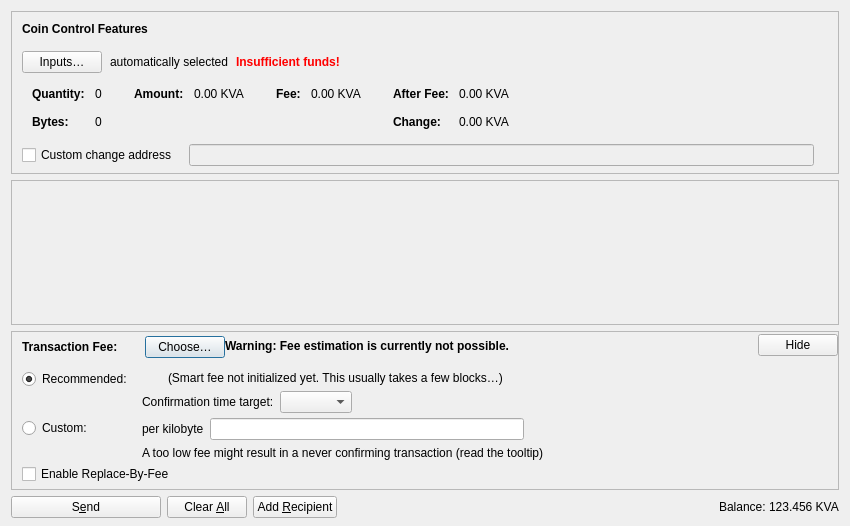
<?xml version="1.0" encoding="UTF-8"?>
<ui version="4.0">
 <class>SendCoinsDialog</class>
 <widget class="QDialog" name="SendCoinsDialog">
  <property name="geometry">
   <rect>
    <x>0</x>
    <y>0</y>
    <width>850</width>
    <height>526</height>
   </rect>
  </property>
  <property name="windowTitle">
   <string>Send Coins</string>
  </property>
  <layout class="QVBoxLayout" name="verticalLayout" stretch="0,1,0,0">
   <property name="bottomMargin">
    <number>8</number>
   </property>
   <item>
    <widget class="QFrame" name="frameCoinControl">
     <property name="sizePolicy">
      <sizepolicy hsizetype="Expanding" vsizetype="Expanding">
       <horstretch>0</horstretch>
       <verstretch>0</verstretch>
      </sizepolicy>
     </property>
     <property name="maximumSize">
      <size>
       <width>16777215</width>
       <height>16777215</height>
      </size>
     </property>
     <property name="frameShape">
      <enum>QFrame::StyledPanel</enum>
     </property>
     <property name="frameShadow">
      <enum>QFrame::Sunken</enum>
     </property>
     <layout class="QVBoxLayout" name="verticalLayoutCoinControl2">
      <property name="spacing">
       <number>0</number>
      </property>
      <property name="leftMargin">
       <number>0</number>
      </property>
      <property name="topMargin">
       <number>0</number>
      </property>
      <property name="rightMargin">
       <number>0</number>
      </property>
      <property name="bottomMargin">
       <number>6</number>
      </property>
      <item>
       <layout class="QVBoxLayout" name="verticalLayoutCoinControl" stretch="0,0,0,0,1">
        <property name="spacing">
         <number>0</number>
        </property>
        <property name="leftMargin">
         <number>10</number>
        </property>
        <property name="topMargin">
         <number>10</number>
        </property>
        <item>
         <layout class="QHBoxLayout" name="horizontalLayoutCoinControl1">
          <property name="bottomMargin">
           <number>15</number>
          </property>
          <item>
           <widget class="QLabel" name="labelCoinControlFeatures">
            <property name="sizePolicy">
             <sizepolicy hsizetype="Preferred" vsizetype="Maximum">
              <horstretch>0</horstretch>
              <verstretch>0</verstretch>
             </sizepolicy>
            </property>
            <property name="font">
             <font>
              <weight>75</weight>
              <bold>true</bold>
             </font>
            </property>
            <property name="styleSheet">
             <string notr="true">font-weight:bold;</string>
            </property>
            <property name="text">
             <string>Coin Control Features</string>
            </property>
           </widget>
          </item>
         </layout>
        </item>
        <item>
         <layout class="QHBoxLayout" name="horizontalLayoutCoinControl2" stretch="0,0,0,0">
          <property name="spacing">
           <number>8</number>
          </property>
          <property name="bottomMargin">
           <number>10</number>
          </property>
          <item>
           <widget class="QPushButton" name="pushButtonCoinControl">
            <property name="styleSheet">
             <string notr="true"/>
            </property>
            <property name="text">
             <string>Inputs…</string>
            </property>
            <property name="autoDefault">
             <bool>false</bool>
            </property>
           </widget>
          </item>
          <item>
           <widget class="QLabel" name="labelCoinControlAutomaticallySelected">
            <property name="text">
             <string>automatically selected</string>
            </property>
            <property name="margin">
             <number>5</number>
            </property>
           </widget>
          </item>
          <item>
           <widget class="QLabel" name="labelCoinControlInsuffFunds">
            <property name="font">
             <font>
              <weight>75</weight>
              <bold>true</bold>
             </font>
            </property>
            <property name="styleSheet">
             <string notr="true">color:red;font-weight:bold;</string>
            </property>
            <property name="text">
             <string>Insufficient funds!</string>
            </property>
            <property name="margin">
             <number>5</number>
            </property>
           </widget>
          </item>
          <item>
           <spacer name="horizontalSpacerCoinControl">
            <property name="orientation">
             <enum>Qt::Horizontal</enum>
            </property>
            <property name="sizeHint" stdset="0">
             <size>
              <width>40</width>
              <height>1</height>
             </size>
            </property>
           </spacer>
          </item>
         </layout>
        </item>
        <item>
         <widget class="QWidget" name="widgetCoinControl" native="true">
          <property name="sizePolicy">
           <sizepolicy hsizetype="Preferred" vsizetype="Preferred">
            <horstretch>0</horstretch>
            <verstretch>0</verstretch>
           </sizepolicy>
          </property>
          <property name="minimumSize">
           <size>
            <width>0</width>
            <height>0</height>
           </size>
          </property>
          <property name="styleSheet">
           <string notr="true"/>
          </property>
          <layout class="QHBoxLayout" name="horizontalLayoutCoinControl5">
           <property name="leftMargin">
            <number>0</number>
           </property>
           <property name="topMargin">
            <number>0</number>
           </property>
           <property name="rightMargin">
            <number>0</number>
           </property>
           <property name="bottomMargin">
            <number>0</number>
           </property>
           <item>
            <layout class="QHBoxLayout" name="horizontalLayoutCoinControl3" stretch="0,0,0,1">
             <property name="spacing">
              <number>20</number>
             </property>
             <property name="topMargin">
              <number>0</number>
             </property>
             <property name="bottomMargin">
              <number>10</number>
             </property>
             <item>
              <layout class="QFormLayout" name="formLayoutCoinControl1">
               <property name="labelAlignment">
                <set>Qt::AlignLeft|Qt::AlignVCenter</set>
               </property>
               <property name="horizontalSpacing">
                <number>10</number>
               </property>
               <property name="verticalSpacing">
                <number>14</number>
               </property>
               <property name="leftMargin">
                <number>10</number>
               </property>
               <property name="topMargin">
                <number>4</number>
               </property>
               <property name="rightMargin">
                <number>6</number>
               </property>
               <item row="0" column="0">
                <widget class="QLabel" name="labelCoinControlQuantityText">
                 <property name="font">
                  <font>
                   <weight>75</weight>
                   <bold>true</bold>
                  </font>
                 </property>
                 <property name="text">
                  <string>Quantity:</string>
                 </property>
                 <property name="margin">
                  <number>0</number>
                 </property>
                </widget>
               </item>
               <item row="0" column="1">
                <widget class="QLabel" name="labelCoinControlQuantity">
                 <property name="cursor">
                  <cursorShape>IBeamCursor</cursorShape>
                 </property>
                 <property name="contextMenuPolicy">
                  <enum>Qt::ActionsContextMenu</enum>
                 </property>
                 <property name="text">
                  <string notr="true">0</string>
                 </property>
                 <property name="margin">
                  <number>0</number>
                 </property>
                 <property name="textInteractionFlags">
                  <set>Qt::LinksAccessibleByMouse|Qt::TextSelectableByKeyboard|Qt::TextSelectableByMouse</set>
                 </property>
                </widget>
               </item>
               <item row="1" column="0">
                <widget class="QLabel" name="labelCoinControlBytesText">
                 <property name="font">
                  <font>
                   <weight>75</weight>
                   <bold>true</bold>
                  </font>
                 </property>
                 <property name="text">
                  <string>Bytes:</string>
                 </property>
                </widget>
               </item>
               <item row="1" column="1">
                <widget class="QLabel" name="labelCoinControlBytes">
                 <property name="cursor">
                  <cursorShape>IBeamCursor</cursorShape>
                 </property>
                 <property name="contextMenuPolicy">
                  <enum>Qt::ActionsContextMenu</enum>
                 </property>
                 <property name="text">
                  <string notr="true">0</string>
                 </property>
                 <property name="textInteractionFlags">
                  <set>Qt::LinksAccessibleByMouse|Qt::TextSelectableByKeyboard|Qt::TextSelectableByMouse</set>
                 </property>
                </widget>
               </item>
              </layout>
             </item>
             <item>
              <layout class="QFormLayout" name="formLayoutCoinControl2">
               <property name="horizontalSpacing">
                <number>10</number>
               </property>
               <property name="verticalSpacing">
                <number>14</number>
               </property>
               <property name="leftMargin">
                <number>6</number>
               </property>
               <property name="topMargin">
                <number>4</number>
               </property>
               <property name="rightMargin">
                <number>6</number>
               </property>
               <item row="0" column="0">
                <widget class="QLabel" name="labelCoinControlAmountText">
                 <property name="font">
                  <font>
                   <weight>75</weight>
                   <bold>true</bold>
                  </font>
                 </property>
                 <property name="text">
                  <string>Amount:</string>
                 </property>
                 <property name="margin">
                  <number>0</number>
                 </property>
                </widget>
               </item>
               <item row="0" column="1">
                <widget class="QLabel" name="labelCoinControlAmount">
                 <property name="cursor">
                  <cursorShape>IBeamCursor</cursorShape>
                 </property>
                 <property name="contextMenuPolicy">
                  <enum>Qt::ActionsContextMenu</enum>
                 </property>
                 <property name="text">
                  <string notr="true">0.00 KVA</string>
                 </property>
                 <property name="textInteractionFlags">
                  <set>Qt::LinksAccessibleByMouse|Qt::TextSelectableByKeyboard|Qt::TextSelectableByMouse</set>
                 </property>
                </widget>
               </item>
              </layout>
             </item>
             <item>
              <layout class="QFormLayout" name="formLayoutCoinControl3">
               <property name="horizontalSpacing">
                <number>10</number>
               </property>
               <property name="verticalSpacing">
                <number>14</number>
               </property>
               <property name="leftMargin">
                <number>6</number>
               </property>
               <property name="topMargin">
                <number>4</number>
               </property>
               <property name="rightMargin">
                <number>6</number>
               </property>
               <item row="0" column="0">
                <widget class="QLabel" name="labelCoinControlFeeText">
                 <property name="font">
                  <font>
                   <weight>75</weight>
                   <bold>true</bold>
                  </font>
                 </property>
                 <property name="text">
                  <string>Fee:</string>
                 </property>
                 <property name="margin">
                  <number>0</number>
                 </property>
                </widget>
               </item>
               <item row="0" column="1">
                <widget class="QLabel" name="labelCoinControlFee">
                 <property name="cursor">
                  <cursorShape>IBeamCursor</cursorShape>
                 </property>
                 <property name="contextMenuPolicy">
                  <enum>Qt::ActionsContextMenu</enum>
                 </property>
                 <property name="text">
                  <string notr="true">0.00 KVA</string>
                 </property>
                 <property name="textInteractionFlags">
                  <set>Qt::LinksAccessibleByMouse|Qt::TextSelectableByKeyboard|Qt::TextSelectableByMouse</set>
                 </property>
                </widget>
               </item>
              </layout>
             </item>
             <item>
              <layout class="QFormLayout" name="formLayoutCoinControl4">
               <property name="labelAlignment">
                <set>Qt::AlignLeft|Qt::AlignVCenter</set>
               </property>
               <property name="horizontalSpacing">
                <number>10</number>
               </property>
               <property name="verticalSpacing">
                <number>14</number>
               </property>
               <property name="leftMargin">
                <number>6</number>
               </property>
               <property name="topMargin">
                <number>4</number>
               </property>
               <property name="rightMargin">
                <number>6</number>
               </property>
               <item row="0" column="0">
                <widget class="QLabel" name="labelCoinControlAfterFeeText">
                 <property name="font">
                  <font>
                   <weight>75</weight>
                   <bold>true</bold>
                  </font>
                 </property>
                 <property name="text">
                  <string>After Fee:</string>
                 </property>
                 <property name="margin">
                  <number>0</number>
                 </property>
                </widget>
               </item>
               <item row="0" column="1">
                <widget class="QLabel" name="labelCoinControlAfterFee">
                 <property name="cursor">
                  <cursorShape>IBeamCursor</cursorShape>
                 </property>
                 <property name="contextMenuPolicy">
                  <enum>Qt::ActionsContextMenu</enum>
                 </property>
                 <property name="text">
                  <string notr="true">0.00 KVA</string>
                 </property>
                 <property name="textInteractionFlags">
                  <set>Qt::LinksAccessibleByMouse|Qt::TextSelectableByKeyboard|Qt::TextSelectableByMouse</set>
                 </property>
                </widget>
               </item>
               <item row="1" column="0">
                <widget class="QLabel" name="labelCoinControlChangeText">
                 <property name="font">
                  <font>
                   <weight>75</weight>
                   <bold>true</bold>
                  </font>
                 </property>
                 <property name="text">
                  <string>Change:</string>
                 </property>
                </widget>
               </item>
               <item row="1" column="1">
                <widget class="QLabel" name="labelCoinControlChange">
                 <property name="cursor">
                  <cursorShape>IBeamCursor</cursorShape>
                 </property>
                 <property name="contextMenuPolicy">
                  <enum>Qt::ActionsContextMenu</enum>
                 </property>
                 <property name="text">
                  <string notr="true">0.00 KVA</string>
                 </property>
                 <property name="textInteractionFlags">
                  <set>Qt::LinksAccessibleByMouse|Qt::TextSelectableByKeyboard|Qt::TextSelectableByMouse</set>
                 </property>
                </widget>
               </item>
              </layout>
             </item>
            </layout>
           </item>
          </layout>
         </widget>
        </item>
        <item>
         <layout class="QHBoxLayout" name="horizontalLayoutCoinControl4" stretch="0,0,0">
          <property name="spacing">
           <number>12</number>
          </property>
          <property name="sizeConstraint">
           <enum>QLayout::SetDefaultConstraint</enum>
          </property>
          <property name="topMargin">
           <number>5</number>
          </property>
          <property name="rightMargin">
           <number>5</number>
          </property>
          <item>
           <widget class="QCheckBox" name="checkBoxCoinControlChange">
            <property name="toolTip">
             <string>If this is activated, but the change address is empty or invalid, change will be sent to a newly generated address.</string>
            </property>
            <property name="text">
             <string>Custom change address</string>
            </property>
           </widget>
          </item>
          <item>
           <widget class="QValidatedLineEdit" name="lineEditCoinControlChange">
            <property name="enabled">
             <bool>false</bool>
            </property>
            <property name="sizePolicy">
             <sizepolicy hsizetype="Expanding" vsizetype="Fixed">
              <horstretch>0</horstretch>
              <verstretch>0</verstretch>
             </sizepolicy>
            </property>
           </widget>
          </item>
          <item>
           <widget class="QLabel" name="labelCoinControlChangeLabel">
            <property name="sizePolicy">
             <sizepolicy hsizetype="Preferred" vsizetype="Expanding">
              <horstretch>0</horstretch>
              <verstretch>0</verstretch>
             </sizepolicy>
            </property>
            <property name="minimumSize">
             <size>
              <width>0</width>
              <height>0</height>
             </size>
            </property>
            <property name="text">
             <string/>
            </property>
            <property name="margin">
             <number>3</number>
            </property>
           </widget>
          </item>
         </layout>
        </item>
        <item>
         <spacer name="verticalSpacerCoinControl">
          <property name="orientation">
           <enum>Qt::Vertical</enum>
          </property>
          <property name="sizeHint" stdset="0">
           <size>
            <width>800</width>
            <height>1</height>
           </size>
          </property>
         </spacer>
        </item>
       </layout>
      </item>
     </layout>
    </widget>
   </item>
   <item>
    <widget class="QScrollArea" name="scrollArea">
     <property name="widgetResizable">
      <bool>true</bool>
     </property>
     <widget class="QWidget" name="scrollAreaWidgetContents">
      <property name="geometry">
       <rect>
        <x>0</x>
        <y>0</y>
        <width>830</width>
        <height>104</height>
       </rect>
      </property>
      <layout class="QVBoxLayout" name="verticalLayout_2" stretch="0,1">
       <property name="leftMargin">
        <number>0</number>
       </property>
       <property name="topMargin">
        <number>0</number>
       </property>
       <property name="rightMargin">
        <number>0</number>
       </property>
       <property name="bottomMargin">
        <number>0</number>
       </property>
       <item>
        <layout class="QVBoxLayout" name="entries">
         <property name="spacing">
          <number>6</number>
         </property>
        </layout>
       </item>
       <item>
        <spacer name="verticalSpacer">
         <property name="orientation">
          <enum>Qt::Vertical</enum>
         </property>
         <property name="sizeHint" stdset="0">
          <size>
           <width>20</width>
           <height>40</height>
          </size>
         </property>
        </spacer>
       </item>
      </layout>
     </widget>
    </widget>
   </item>
   <item>
    <widget class="QFrame" name="frameFee">
     <property name="sizePolicy">
      <sizepolicy hsizetype="Expanding" vsizetype="Expanding">
       <horstretch>0</horstretch>
       <verstretch>0</verstretch>
      </sizepolicy>
     </property>
     <property name="maximumSize">
      <size>
       <width>16777215</width>
       <height>16777215</height>
      </size>
     </property>
     <property name="frameShape">
      <enum>QFrame::StyledPanel</enum>
     </property>
     <property name="frameShadow">
      <enum>QFrame::Sunken</enum>
     </property>
     <layout class="QVBoxLayout" name="verticalLayoutFee1">
      <property name="spacing">
       <number>0</number>
      </property>
      <property name="leftMargin">
       <number>0</number>
      </property>
      <property name="topMargin">
       <number>0</number>
      </property>
      <property name="rightMargin">
       <number>0</number>
      </property>
      <property name="bottomMargin">
       <number>0</number>
      </property>
      <item>
       <layout class="QVBoxLayout" name="verticalLayoutFee2" stretch="0,0,0">
        <property name="spacing">
         <number>0</number>
        </property>
        <property name="leftMargin">
         <number>10</number>
        </property>
        <property name="topMargin">
         <number>0</number>
        </property>
        <item>
         <layout class="QHBoxLayout" name="horizontalLayoutFee1">
          <property name="bottomMargin">
           <number>0</number>
          </property>
          <item>
           <layout class="QVBoxLayout" name="verticalLayoutFee7">
            <property name="spacing">
             <number>0</number>
            </property>
            <item>
             <spacer name="verticalSpacerSmartFee">
              <property name="orientation">
               <enum>Qt::Vertical</enum>
              </property>
              <property name="sizeType">
               <enum>QSizePolicy::Fixed</enum>
              </property>
              <property name="sizeHint" stdset="0">
               <size>
                <width>1</width>
                <height>4</height>
               </size>
              </property>
             </spacer>
            </item>
            <item>
             <layout class="QHBoxLayout" name="horizontalLayoutSmartFee">
              <property name="spacing">
               <number>10</number>
              </property>
              <item>
               <widget class="QLabel" name="labelFeeHeadline">
                <property name="sizePolicy">
                 <sizepolicy hsizetype="Preferred" vsizetype="Maximum">
                  <horstretch>0</horstretch>
                  <verstretch>0</verstretch>
                 </sizepolicy>
                </property>
                <property name="font">
                 <font>
                  <weight>75</weight>
                  <bold>true</bold>
                 </font>
                </property>
                <property name="styleSheet">
                 <string notr="true">font-weight:bold;</string>
                </property>
                <property name="text">
                 <string>Transaction Fee:</string>
                </property>
               </widget>
              </item>
              <item>
               <widget class="QLabel" name="labelFeeMinimized">
                <property name="text">
                 <string/>
                </property>
               </widget>
              </item>
              <item>
               <widget class="QPushButton" name="buttonChooseFee">
                <property name="text">
                 <string>Choose…</string>
                </property>
               </widget>
              </item>
             </layout>
            </item>
            <item>
             <spacer name="verticalSpacer_5">
              <property name="orientation">
               <enum>Qt::Vertical</enum>
              </property>
              <property name="sizeHint" stdset="0">
               <size>
                <width>1</width>
                <height>1</height>
               </size>
              </property>
             </spacer>
            </item>
           </layout>
          </item>
          <item>
           <widget class="QLabel" name="fallbackFeeWarningLabel">
            <property name="toolTip">
             <string>Using the fallbackfee can result in sending a transaction that will take several hours or days (or never) to confirm. Consider choosing your fee manually or wait until you have validated the complete chain.</string>
            </property>
            <property name="font">
            <font>
                <weight>75</weight>
                <bold>true</bold>
            </font>
            </property>
            <property name="text">
             <string>Warning: Fee estimation is currently not possible.</string>
            </property>
            <property name="wordWrap">
             <bool>false</bool>
            </property>
           </widget>
          </item>
          <item>
           <spacer name="horizontalSpacer_4">
            <property name="orientation">
             <enum>Qt::Horizontal</enum>
            </property>
            <property name="sizeType">
             <enum>QSizePolicy::MinimumExpanding</enum>
            </property>
            <property name="sizeHint" stdset="0">
             <size>
              <width>40</width>
              <height>20</height>
             </size>
            </property>
           </spacer>
          </item>
          <item>
           <widget class="QPushButton" name="buttonMinimizeFee">
            <property name="toolTip">
             <string>Hide transaction fee settings</string>
            </property>
            <property name="text">
             <string>Hide</string>
            </property>
           </widget>
          </item>
         </layout>
        </item>
        <item>
         <widget class="QFrame" name="frameFeeSelection">
          <layout class="QVBoxLayout" name="verticalLayoutFee12">
           <property name="spacing">
            <number>0</number>
           </property>
           <property name="leftMargin">
            <number>0</number>
           </property>
           <property name="topMargin">
            <number>0</number>
           </property>
           <property name="rightMargin">
            <number>0</number>
           </property>
           <property name="bottomMargin">
            <number>0</number>
           </property>
           <item>
            <layout class="QGridLayout" name="gridLayoutFee">
             <property name="topMargin">
              <number>10</number>
             </property>
             <property name="bottomMargin">
              <number>4</number>
             </property>
             <property name="horizontalSpacing">
              <number>10</number>
             </property>
             <property name="verticalSpacing">
              <number>4</number>
             </property>
             <item row="1" column="1">
              <layout class="QVBoxLayout" name="verticalLayoutFee8">
               <property name="spacing">
                <number>6</number>
               </property>
               <item>
                <layout class="QHBoxLayout" name="horizontalLayoutFee13">
                 <item>
                  <widget class="QLabel" name="labelCustomPerKilobyte">
                   <property name="toolTip">
                    <string>Specify a custom fee per kB (1,000 bytes) of the transaction's virtual size.

Note:  Since the fee is calculated on a per-byte basis, a fee rate of "100 satoshis per kvB" for a transaction size of 500 virtual bytes (half of 1 kvB) would ultimately yield a fee of only 50 satoshis.</string>
                   </property>
                   <property name="text">
                    <string>per kilobyte</string>
                   </property>
                  </widget>
                 </item>
                 <item>
                  <widget class="BitcoinAmountField" name="customFee"/>
                 </item>
                 <item>
                  <spacer name="horizontalSpacer_6">
                   <property name="orientation">
                    <enum>Qt::Horizontal</enum>
                   </property>
                   <property name="sizeHint" stdset="0">
                    <size>
                     <width>1</width>
                     <height>1</height>
                    </size>
                   </property>
                  </spacer>
                 </item>
                </layout>
               </item>
               <item>
                <layout class="QHBoxLayout" name="horizontalLayoutFee8">
                 <item>
                  <widget class="QLabel" name="labelCustomFeeWarning">
                   <property name="enabled">
                    <bool>true</bool>
                   </property>
                   <property name="toolTip">
                    <string>When there is less transaction volume than space in the blocks, miners as well as relaying nodes may enforce a minimum fee. Paying only this minimum fee is just fine, but be aware that this can result in a never confirming transaction once there is more demand for bitcoin transactions than the network can process.</string>
                   </property>
                   <property name="text">
                    <string>A too low fee might result in a never confirming transaction (read the tooltip)</string>
                   </property>
                  </widget>
                 </item>
                 <item>
                  <spacer name="horizontalSpacer_2">
                   <property name="orientation">
                    <enum>Qt::Horizontal</enum>
                   </property>
                   <property name="sizeHint" stdset="0">
                    <size>
                     <width>1</width>
                     <height>1</height>
                    </size>
                   </property>
                  </spacer>
                 </item>
                </layout>
               </item>
              </layout>
             </item>
             <item row="0" column="0">
              <layout class="QVBoxLayout" name="verticalLayoutFee4" stretch="0,1">
               <item>
                <widget class="QRadioButton" name="radioSmartFee">
                 <property name="text">
                  <string>Recommended:</string>
                 </property>
                 <property name="checked">
                  <bool>true</bool>
                 </property>
                 <attribute name="buttonGroup">
                  <string notr="true">groupFee</string>
                 </attribute>
                </widget>
               </item>
               <item>
                <spacer name="verticalSpacer_2">
                 <property name="orientation">
                  <enum>Qt::Vertical</enum>
                 </property>
                 <property name="sizeHint" stdset="0">
                  <size>
                   <width>1</width>
                   <height>1</height>
                  </size>
                 </property>
                </spacer>
               </item>
              </layout>
             </item>
             <item row="1" column="0">
              <layout class="QVBoxLayout" name="verticalLayoutFee9" stretch="0,1">
               <item>
                <widget class="QRadioButton" name="radioCustomFee">
                 <property name="text">
                  <string>Custom:</string>
                 </property>
                 <attribute name="buttonGroup">
                  <string notr="true">groupFee</string>
                 </attribute>
                </widget>
               </item>
               <item>
                <spacer name="verticalSpacer_6">
                 <property name="orientation">
                  <enum>Qt::Vertical</enum>
                 </property>
                 <property name="sizeHint" stdset="0">
                  <size>
                   <width>1</width>
                   <height>1</height>
                  </size>
                 </property>
                </spacer>
               </item>
              </layout>
             </item>
             <item row="0" column="1">
              <layout class="QVBoxLayout" name="verticalLayoutFee3" stretch="0,0,1">
               <property name="spacing">
                <number>6</number>
               </property>
               <property name="topMargin">
                <number>2</number>
               </property>
               <item>
                <layout class="QHBoxLayout" name="horizontalLayoutFee12">
                 <item>
                  <widget class="QLabel" name="labelSmartFee">
                   <property name="text">
                    <string/>
                   </property>
                  </widget>
                 </item>
                 <item>
                  <widget class="QLabel" name="labelFeeEstimation">
                   <property name="text">
                    <string/>
                   </property>
                  </widget>
                 </item>
                 <item>
                  <widget class="QLabel" name="labelSmartFee2">
                   <property name="text">
                    <string>(Smart fee not initialized yet. This usually takes a few blocks…)</string>
                   </property>
                  </widget>
                 </item>
                 <item>
                  <spacer name="horizontalSpacer_5">
                   <property name="orientation">
                    <enum>Qt::Horizontal</enum>
                   </property>
                   <property name="sizeHint" stdset="0">
                    <size>
                     <width>1</width>
                     <height>1</height>
                    </size>
                   </property>
                  </spacer>
                 </item>
                </layout>
               </item>
               <item>
                <layout class="QHBoxLayout" name="horizontalLayoutFee9">
                 <item>
                  <layout class="QVBoxLayout" name="verticalLayoutFee6">
                   <item>
                    <widget class="QLabel" name="labelSmartFee3">
                     <property name="text">
                      <string>Confirmation time target:</string>
                     </property>
                    </widget>
                   </item>
                  </layout>
                 </item>
                 <item>
                  <layout class="QVBoxLayout" name="verticalLayoutFee5">
                   <property name="rightMargin">
                    <number>30</number>
                   </property>
                   <item>
                    <layout class="QHBoxLayout" name="horizontalLayoutConfTarget">
                     <property name="bottomMargin">
                      <number>0</number>
                     </property>
                     <item>
                      <widget class="QComboBox" name="confTargetSelector"/>
                     </item>
                     <item>
                      <spacer name="horizontalSpacerConfTarget">
                       <property name="orientation">
                        <enum>Qt::Horizontal</enum>
                       </property>
                       <property name="sizeHint" stdset="0">
                        <size>
                         <width>40</width>
                         <height>20</height>
                        </size>
                       </property>
                      </spacer>
                     </item>
                    </layout>
                   </item>
                  </layout>
                 </item>
                </layout>
               </item>
               <item>
                <spacer name="verticalSpacer_4">
                 <property name="orientation">
                  <enum>Qt::Vertical</enum>
                 </property>
                 <property name="sizeHint" stdset="0">
                  <size>
                   <width>1</width>
                   <height>1</height>
                  </size>
                 </property>
                </spacer>
               </item>
              </layout>
             </item>
            </layout>
           </item>
           <item>
            <widget class="QCheckBox" name="optInRBF">
             <property name="text">
              <string>Enable Replace-By-Fee</string>
             </property>
             <property name="toolTip">
              <string>With Replace-By-Fee (BIP-125) you can increase a transaction's fee after it is sent. Without this, a higher fee may be recommended to compensate for increased transaction delay risk.</string>
             </property>
            </widget>
           </item>
          </layout>
         </widget>
        </item>
        <item>
         <spacer name="verticalSpacerFee">
          <property name="orientation">
           <enum>Qt::Vertical</enum>
          </property>
          <property name="sizeHint" stdset="0">
           <size>
            <width>40</width>
            <height>5</height>
           </size>
          </property>
         </spacer>
        </item>
       </layout>
      </item>
     </layout>
    </widget>
   </item>
   <item>
    <layout class="QHBoxLayout" name="horizontalLayout">
     <item>
      <widget class="QPushButton" name="sendButton">
       <property name="minimumSize">
        <size>
         <width>150</width>
         <height>0</height>
        </size>
       </property>
       <property name="toolTip">
        <string>Confirm the send action</string>
       </property>
       <property name="text">
        <string>S&amp;end</string>
       </property>
       <property name="icon">
        <iconset resource="../bitcoin.qrc">
         <normaloff>:/icons/send</normaloff>:/icons/send</iconset>
       </property>
       <property name="autoDefault">
        <bool>false</bool>
       </property>
       <property name="default">
        <bool>false</bool>
       </property>
      </widget>
     </item>
     <item>
      <widget class="QPushButton" name="clearButton">
       <property name="sizePolicy">
        <sizepolicy hsizetype="Minimum" vsizetype="Fixed">
         <horstretch>0</horstretch>
         <verstretch>0</verstretch>
        </sizepolicy>
       </property>
       <property name="toolTip">
        <string>Clear all fields of the form.</string>
       </property>
       <property name="text">
        <string>Clear &amp;All</string>
       </property>
       <property name="icon">
        <iconset resource="../bitcoin.qrc">
         <normaloff>:/icons/remove</normaloff>:/icons/remove</iconset>
       </property>
       <property name="autoDefault">
        <bool>false</bool>
       </property>
      </widget>
     </item>
     <item>
      <widget class="QPushButton" name="addButton">
       <property name="toolTip">
        <string>Send to multiple recipients at once</string>
       </property>
       <property name="text">
        <string>Add &amp;Recipient</string>
       </property>
       <property name="icon">
        <iconset resource="../bitcoin.qrc">
         <normaloff>:/icons/add</normaloff>:/icons/add</iconset>
       </property>
       <property name="autoDefault">
        <bool>false</bool>
       </property>
      </widget>
     </item>
     <item>
      <spacer name="horizontalSpacer">
       <property name="orientation">
        <enum>Qt::Horizontal</enum>
       </property>
       <property name="sizeHint" stdset="0">
        <size>
         <width>40</width>
         <height>20</height>
        </size>
       </property>
      </spacer>
     </item>
     <item>
      <layout class="QHBoxLayout" name="horizontalLayout_2">
       <property name="spacing">
        <number>3</number>
       </property>
       <item>
        <widget class="QLabel" name="labelBalanceName">
         <property name="sizePolicy">
          <sizepolicy hsizetype="Preferred" vsizetype="Fixed">
           <horstretch>0</horstretch>
           <verstretch>0</verstretch>
          </sizepolicy>
         </property>
         <property name="text">
          <string>Balance:</string>
         </property>
        </widget>
       </item>
       <item>
        <widget class="QLabel" name="labelBalance">
         <property name="sizePolicy">
          <sizepolicy hsizetype="Preferred" vsizetype="Fixed">
           <horstretch>0</horstretch>
           <verstretch>0</verstretch>
          </sizepolicy>
         </property>
         <property name="cursor">
          <cursorShape>IBeamCursor</cursorShape>
         </property>
         <property name="text">
          <string notr="true">123.456 KVA</string>
         </property>
         <property name="textInteractionFlags">
          <set>Qt::LinksAccessibleByMouse|Qt::TextSelectableByKeyboard|Qt::TextSelectableByMouse</set>
         </property>
        </widget>
       </item>
      </layout>
     </item>
    </layout>
   </item>
  </layout>
 </widget>
 <customwidgets>
  <customwidget>
   <class>QValidatedLineEdit</class>
   <extends>QLineEdit</extends>
   <header>qt/qvalidatedlineedit.h</header>
  </customwidget>
  <customwidget>
   <class>BitcoinAmountField</class>
   <extends>QLineEdit</extends>
   <header>qt/bitcoinamountfield.h</header>
   <container>1</container>
  </customwidget>
 </customwidgets>
 <resources>
  <include location="../bitcoin.qrc"/>
 </resources>
 <connections/>
 <buttongroups>
  <buttongroup name="groupFee"/>
 </buttongroups>
</ui>
